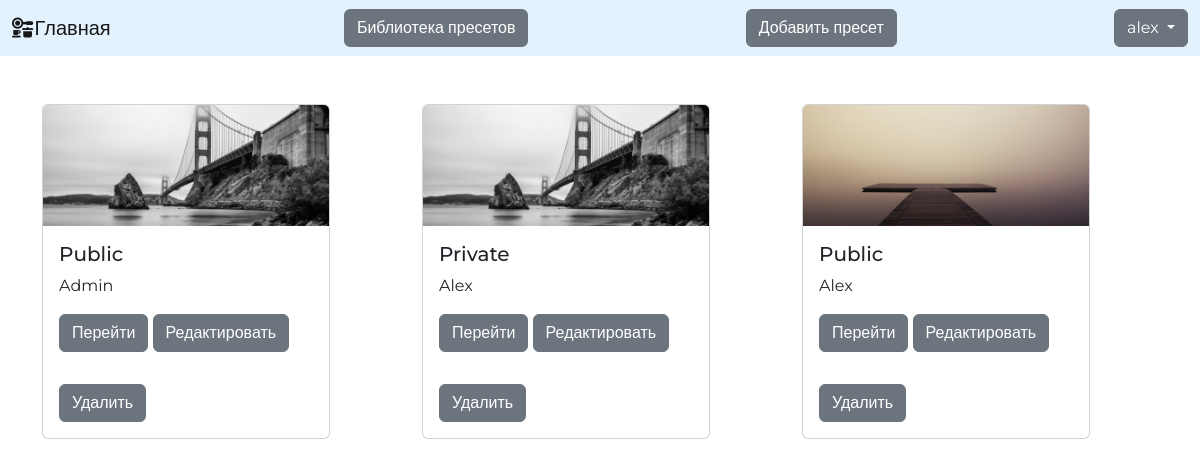
The page / (signed in) on the database its author committed.
### presets/models.py (models this page shows, shortened)
class Preset(models.Model):
    image = models.ImageField(upload_to=user_directory_path, verbose_name="Превью")
    title = models.CharField(max_length=255, verbose_name="Название")
    description = models.TextField(max_length=512, verbose_name="Описание")
    author = models.ForeignKey(User, on_delete=models.CASCADE)
    widget_set = models.CharField(max_length=255, null=True, blank=True, verbose_name="Набор виджетов")
    private = models.BooleanField(default=True, verbose_name="Приватный")
    uu_id = models.UUIDField(default=uuid.uuid4)
    archive = models.FileField(upload_to=user_directory_path)
    class Meta:
        verbose_name = "Пресет"
        verbose_name_plural = "Пресеты"

### presets/views.py (the view)
# urls.py: path('', ListPresetsView.as_view(), name="list"),
class ListPresetsView(ListView): ## Adaptive
    model = Preset
    template_name = "main.html"
    context_object_name = "presets"
    def get_context_data(self, *, object_list=None, **kwargs):
        context = super().get_context_data(**kwargs)
        if self.request.user.is_anonymous:
            presets = Preset.objects.filter(private=False)
        else:
            presets = Preset.objects.filter(Q(author=self.request.user) | Q(private=False))
        context['presets'] = presets
        return context

### templates/main.html
{% extends 'base.html' %}
{% block content %}
<section>
    <div class="container mt-5">
        <div class="row">
        {% for i in presets %}
        <div class="col">
        <div class="card" style="width: 18rem; margin-bottom:15px;">
          <img src="{{i.image}}" class="card-img-top" alt="{{i.id}}">
          <div class="card-body">
            <h5 class="card-title">{{i.title}}</h5>
            <p class="card-text">{{i.description}}</p>
            <a href="{% url 'detail' i.id %}" class="btn btn-secondary">Перейти </a>
            <a href="{% url 'edit' i.id %}" class="btn btn-secondary">Редактировать </a>
          </div>
            <p class="m-3"><a href="{% url 'delete' i.id %}" class="btn btn-secondary">Удалить </a></p>
        </div>
        </div>
        {% endfor %}
    </div>
    </div>
</section>
{% endblock %}

### templates/base.html (shortened to what this page needs)
<!doctype html>
<html lang="en">
<head>
    <link rel="stylesheet" href="https://cdn.jsdelivr.net/npm/bootstrap@5.2.0-beta1/dist/css/bootstrap.min.css">
    <link rel="stylesheet" href="https://cdnjs.cloudflare.com/ajax/libs/font-awesome/6.1.1/css/all.min.css">
</head>
{% load static %}
<body style="font-family: 'Montserrat', sans-serif;">
<nav class="navbar" style="background-color: #e3f2fd; position:sticky; top:0;z-index:100;">
  <div class="container-fluid">
    <a class="navbar-brand" href="/"><i class="fa-solid fa-kitchen-set"></i>Главная </a>
       <a href="{% url 'library_presets' %}" class="btn btn-secondary">Библиотека пресетов </a>
       <a href="{% url 'create' %}" class="btn btn-secondary">Добавить пресет </a>
        {% if user.id != None %}
      <div class="dropdown">
            <button class="btn btn-secondary dropdown-toggle" type="button" data-bs-toggle="dropdown" aria-expanded="false">
             {{ user }}
            </button>
        </div>
        {% else %}
            <div class="btn-group">
                <a href="{% url 'sign_in' %}" class="btn btn-primary active" aria-current="page">Вход</a>
                <a href="{% url 'sign_up' %}" class="btn btn-primary">Регистрация</a>
            </div>
        {% endif %}
  </div>
</nav>
{% block content %}
{% endblock %}
</body>
</html>

### rows shown on the page
Preset: image (picture), title "Public", description "Admin"
Preset: image (picture), title "Private", description "Alex"
Preset: image (picture), title "Public", description "Alex"

### other values the page prints
{{ user }} "alex"
